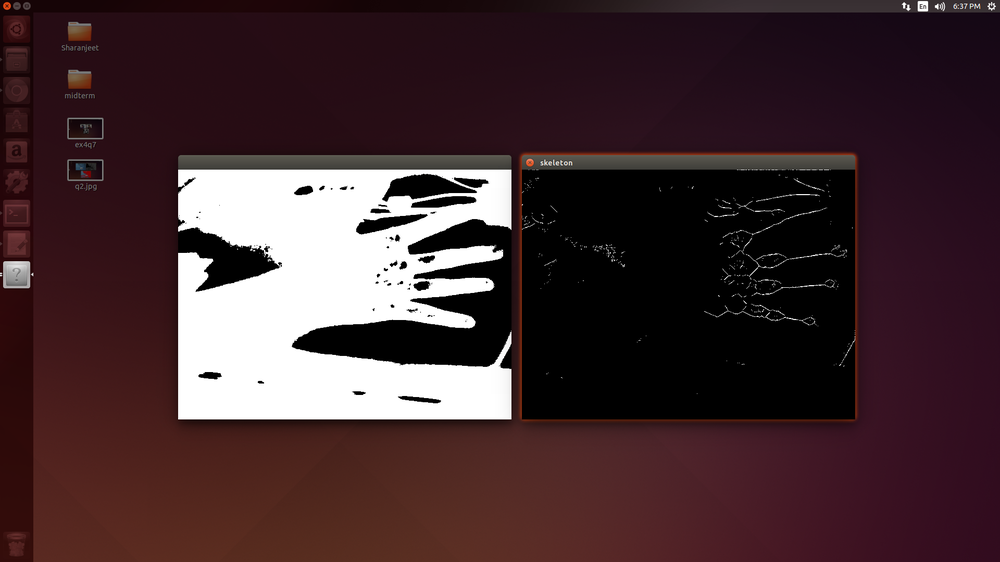
//> input picture Exercise_4/Exercise_4_Nikhil_Codes_Videos/Question_3/q3.png, 1000 x 562 px, shrunk from 1920 x 1080 before the run, given in place of the camera
$ ./problem3   (built with g++ and OpenCV 4)
//> lines starting //> are read from the running program, lines starting //| are printed output that depends on the picture; after the words box and inside, x2 and y2 are one past the last pixel; in counts of white or black regions, pixels touching at a corner belong together
#include "opencv2/highgui/highgui.hpp"
#include "opencv2/imgproc/imgproc.hpp"

#include <string>
#include <stdio.h>

#include <iostream>
using namespace cv;
using namespace std;

int main(int argc, char** argv)
{
	string name;
	int count=0;
	char key;
	VideoCapture cap(0);

	while(1){
		Mat src;
		if(!cap.read(src)){
			cout<<"Error in reading frame"<<endl;
			break;
		}
//> src is the input picture: 562 rows x 1000 cols, CV_8UC3; mean B, G, R 49, 45.1, 67.3
		Mat gray, binary, mfblur;

		cvtColor(src, gray, CV_BGR2GRAY);
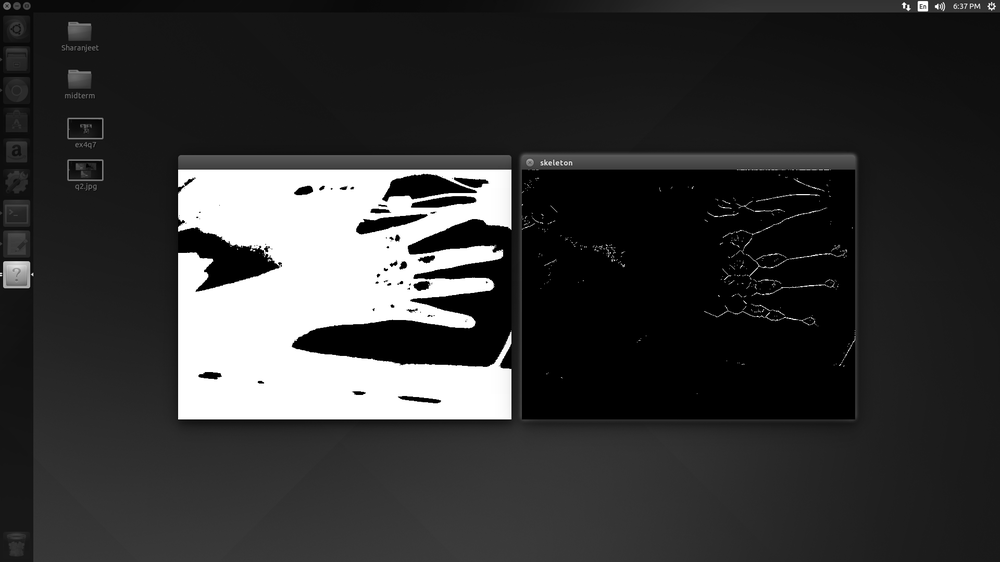
//> gray: 562 rows x 1000 cols, CV_8UC1; min 0, max 255, mean 52.2

		// Use 70 negative for Moose, 150 positive for hand
		//
		// To improve, compute a histogram here and set threshold to first peak
		//
		// For now, histogram analysis was done with GIMP
		//
		threshold(gray, binary, 150, 255, CV_THRESH_BINARY);
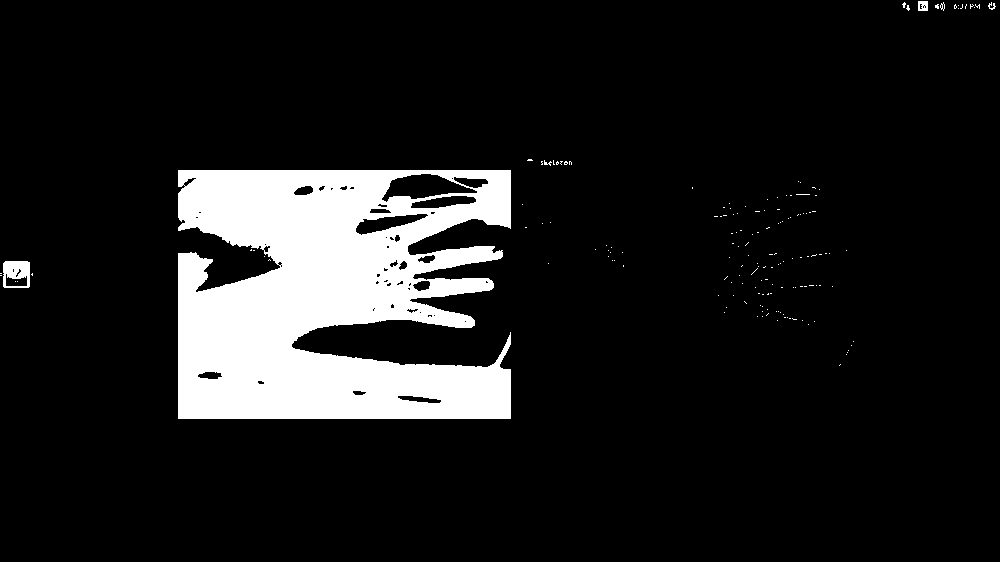
//> binary: 562 rows x 1000 cols, CV_8UC1; 11.3% white; 163 white regions (157 under 20 px), largest, box (x1, y1, x2, y2) and area: (178, 170, 511, 419) 62348, (3, 261, 30, 288) 537, (918, 1, 928, 11) 87, (988, 2, 996, 10) 30, (940, 2, 945, 11) 21, (544, 160, 552, 166) 21
		binary = 255 - binary;

		// show bitmap of source image and wait for input to next step
//		imshow("binary", binary);
		//	waitKey();

		// To remove median filter, just replace blurr value with 1
		medianBlur(binary, mfblur, 1);

		// show median blur filter of source image and wait for input to next step
		//imshow("mfblur", mfblur);
		//waitKey();

		// This section of code was adapted from the following post, which was
		// based in turn on the Wikipedia description of a morphological skeleton
		//
		// http://felix.abecassis.me/2011/09/opencv-morphological-skeleton/
		//
		Mat skel(mfblur.size(), CV_8UC1, Scalar(0));
		Mat temp;
		Mat eroded;
		Mat element = getStructuringElement(MORPH_CROSS, Size(3, 3));
		bool done;
		int iterations=0;

		do
		{
			erode(mfblur, eroded, element);
			dilate(eroded, temp, element);
			subtract(mfblur, temp, temp);
			bitwise_or(skel, temp, skel);
			eroded.copyTo(mfblur);

			done = (countNonZero(mfblur) == 0);
			iterations++;

		} while (!done && (iterations <25));
//> this loop made 25 passes
//> pass 1, `subtract(mfblur, temp, temp);`:
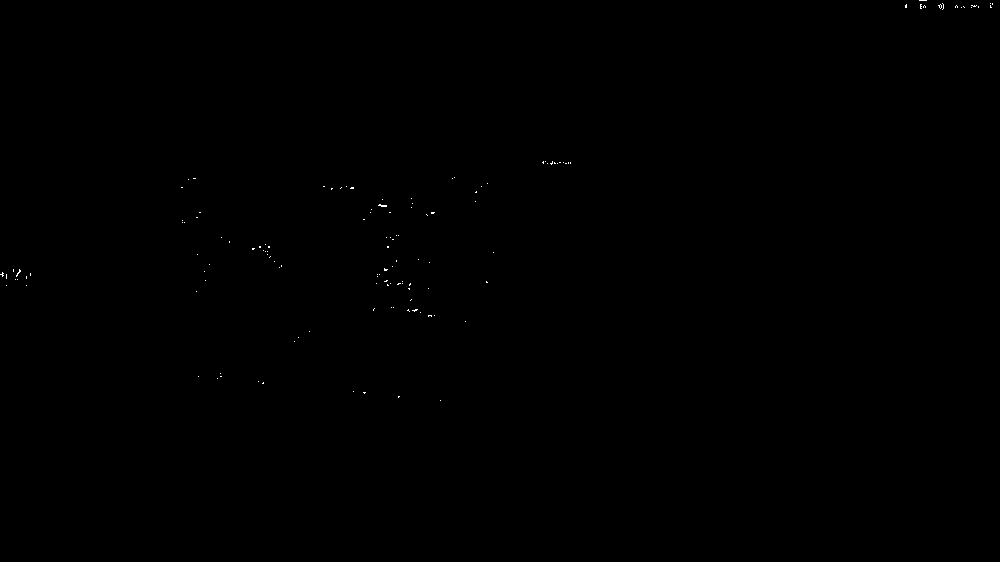
//> temp: 562 rows x 1000 cols, CV_8UC1; 0.06% white in thin lines or dots, all inside (x1, y1, x2, y2) = (0, 0, 993, 401)
//> pass 2, `erode(mfblur, eroded, element);`:
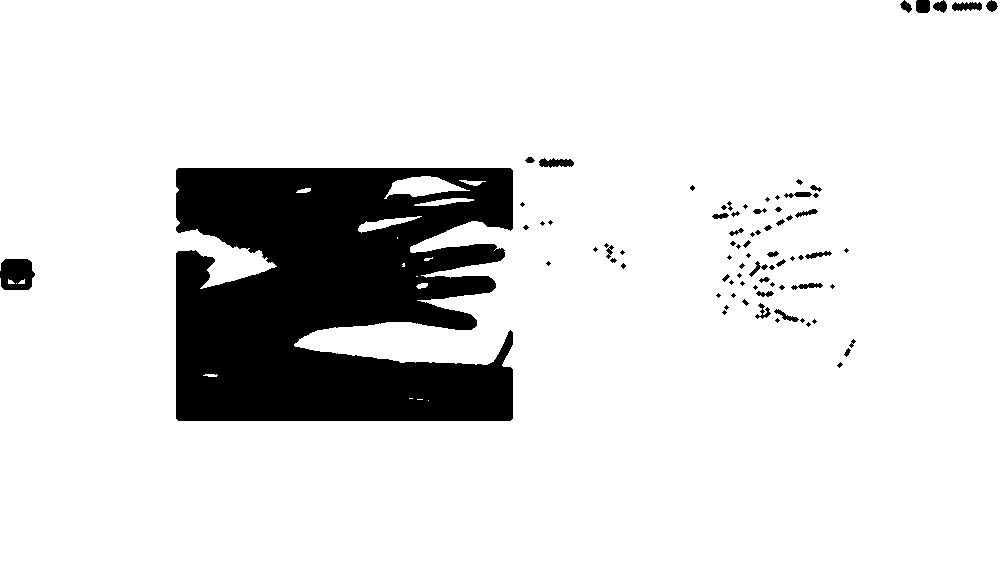
//> eroded: 562 rows x 1000 cols, CV_8UC1; 87% white; 80 black regions (42 under 20 px), largest, box (x1, y1, x2, y2) and area: (176, 168, 513, 421) 68998, (0, 259, 35, 290) 907, (539, 158, 574, 168) 239
//> after the loop:
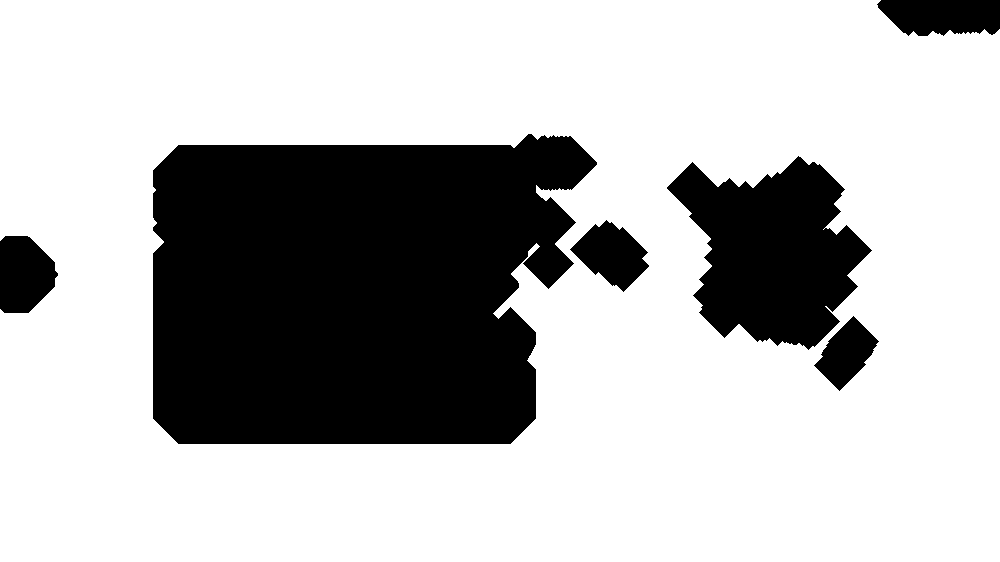
//> mfblur: 562 rows x 1000 cols, CV_8UC1; 72.6% white; 6 black regions, box (x1, y1, x2, y2) and area: (153, 134, 597, 444) 116955, (667, 156, 872, 350) 24317, (877, 0, 1000, 36) 3715, (0, 236, 58, 313) 3522, (570, 220, 649, 292) 3173, (814, 316, 879, 391) 2477
//> after the loop:
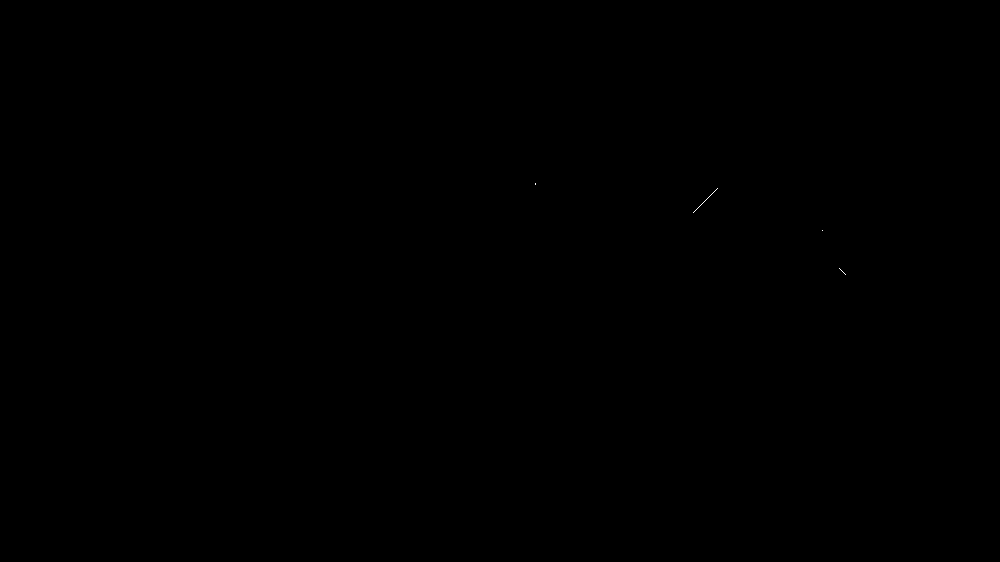
//> temp: 562 rows x 1000 cols, CV_8UC1; 0.01% white in thin lines or dots, all inside (x1, y1, x2, y2) = (535, 183, 846, 275)
//> after the loop:
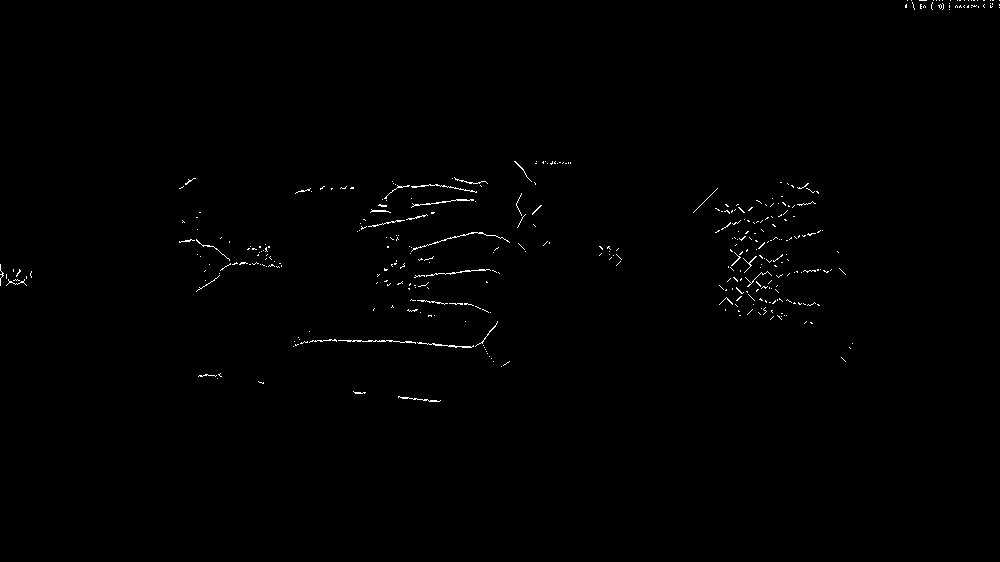
//> skel: 562 rows x 1000 cols, CV_8UC1; 0.5% white in thin lines or dots, all inside (x1, y1, x2, y2) = (0, 0, 1000, 402)
//> after the loop, iterations = 25

		cout << "iterations=" << iterations << endl;
//| iterations=25

		imshow("skeleton", skel);

		char filename[80];
		sprintf(filename, "image%d.jpg", count);
		count ++;
		imwrite(filename, skel);

		key=waitKey(1);
//> the Esc key is pressed
		if(key==27){
			cout<<"Exiting the program since user pressed the Escape key"<<endl;
			break;
		}
		//	waitKey();
	}
	//	return 0;
}
